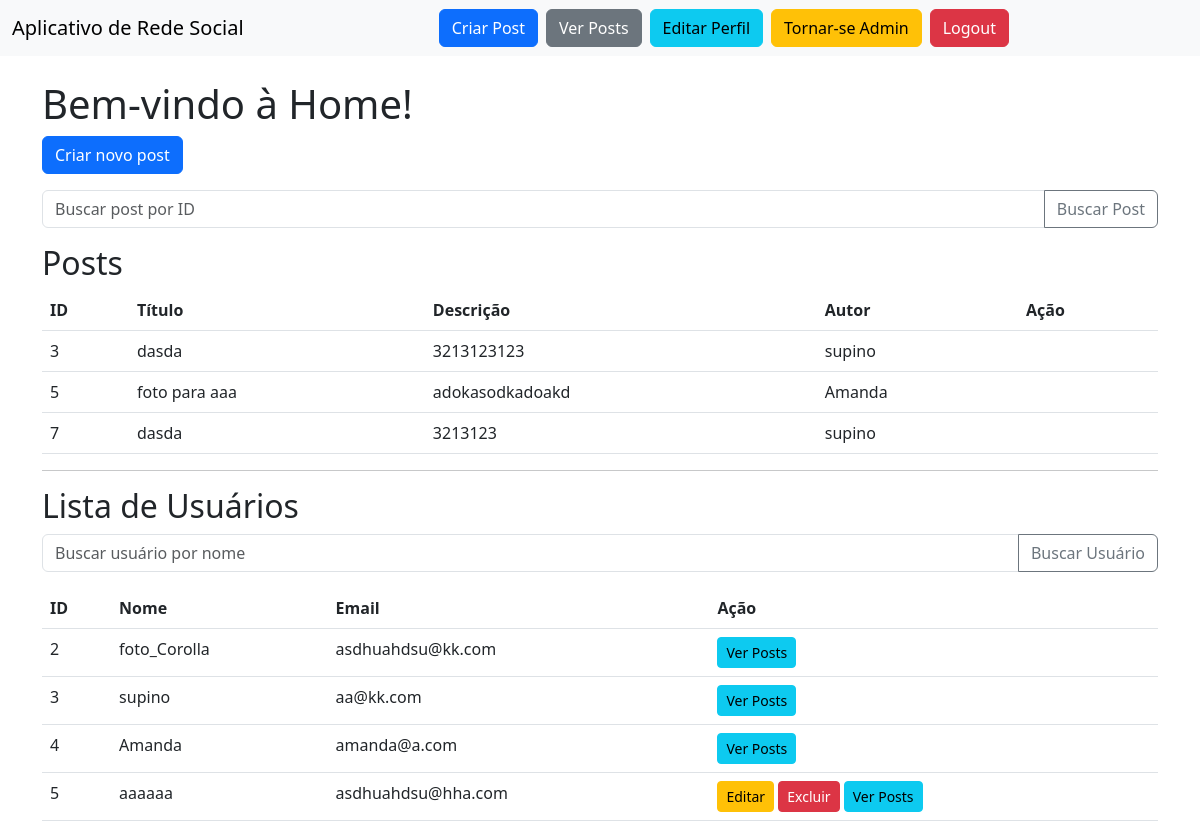
The page / (signed in) on the database as committed earlier.
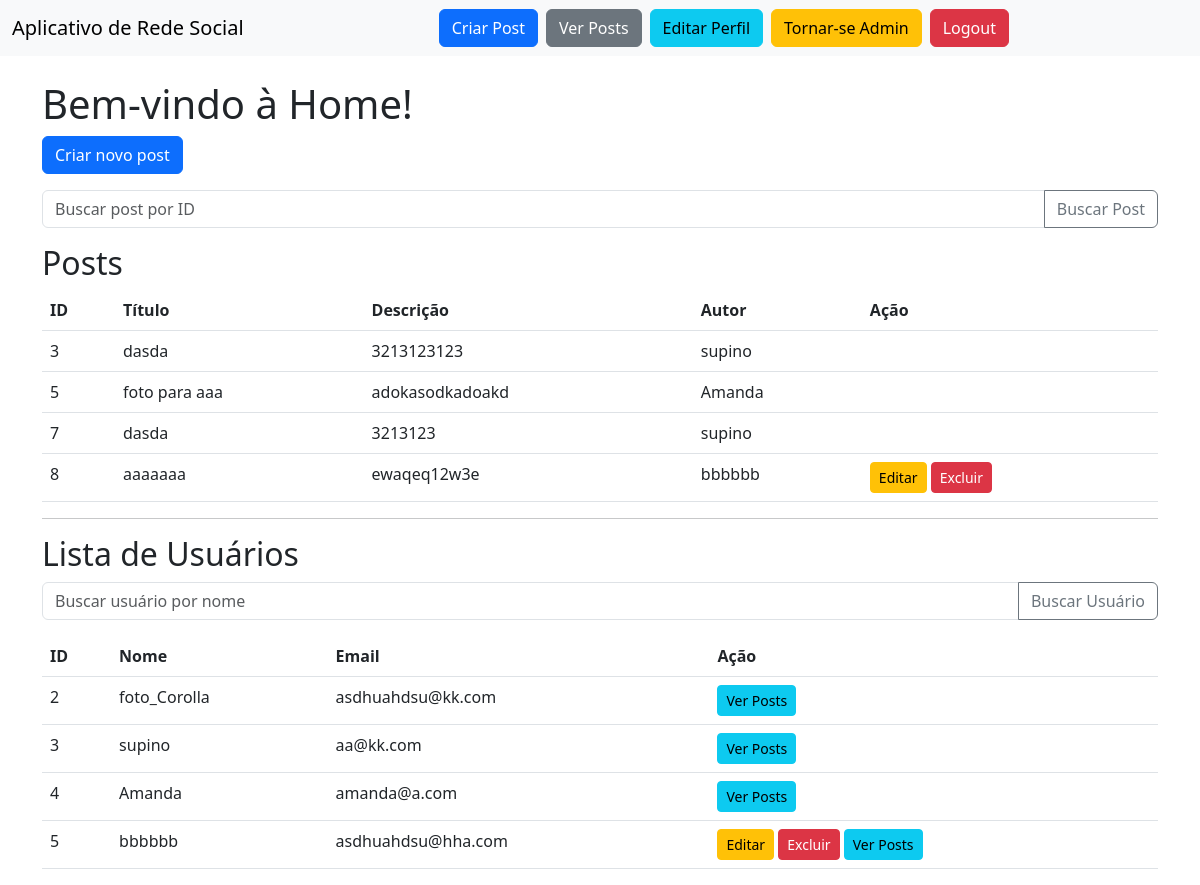
The same page on the database as committed later.
### models.py (models this page shows)
class Post(db.Model):
    __tablename__ = 'posts'
    id = db.Column(db.Integer, primary_key=True)
    titulo = db.Column(db.String(200), nullable=False)
    descricao = db.Column(db.Text, nullable=False)
    user_id = db.Column(db.Integer, db.ForeignKey('usuarios.id'), nullable=False)

class Usuario(db.Model):
    __tablename__ = 'usuarios'
    id = db.Column(db.Integer, primary_key=True)
    nome = db.Column(db.String(100), nullable=False)
    email = db.Column(db.String(100), unique=True, nullable=False)
    senha = db.Column(db.String(200), nullable=False)
    is_admin = db.Column(db.Boolean, default=False)
    posts = db.relationship('Post', backref='autor', lazy=True)

### routes/base_routes.py (the view)
    @app.route('/', methods=['GET'])
    def home():
        if 'access_token' not in session:
            flash("Você precisa estar logado para acessar a Home.", "error")
            return redirect(url_for('login'))
        post_id = request.args.get('post_id')
        if post_id:
            try:
                post_id_int = int(post_id)
                posts = Post.query.filter_by(id=post_id_int).all()
            except ValueError:
                posts = []
                flash("ID inválido para busca de post.", "error")
        else:
            posts = Post.query.all()
        user_query = request.args.get('user_query')
        if user_query:
            users = Usuario.query.filter(Usuario.nome.ilike(f"%{user_query}%")).all()
        else:
            users = Usuario.query.all()
        return render_template('basic/index.html', posts=posts, users=users)

### templates/basic/index.html (shortened to what this page needs)
{% extends "base.html" %}
{% block content %}
    <h1>Bem-vindo à Home!</h1>
    <a href="{{ url_for('create_post') }}" class="btn btn-primary mb-3">Criar novo post</a>
    <form method="GET" action="{{ url_for('home') }}" class="mb-3">
        <div class="input-group">
            <input type="number" class="form-control" name="post_id" placeholder="Buscar post por ID">
            <button class="btn btn-outline-secondary" type="submit">Buscar Post</button>
        </div>
    </form>
    <h2>Posts</h2>
    <table class="table">
        <thead>
        <tr>
            <th>ID</th>
            <th>Título</th>
            <th>Descrição</th>
            <th>Autor</th>
            <th>Ação</th>
        </tr>
        </thead>
        <tbody>
        {% for post in posts %}
            <tr>
                <td>{{ post.id }}</td>
                <td>{{ post.titulo }}</td>
                <td>{{ post.descricao }}</td>
                <td>{{ post.autor.nome }}</td>
                <td>
                    {% if current_user and (post.autor.id == current_user.id or current_user.is_admin) %}
                        <a class="btn btn-sm btn-warning" href="{{ url_for('edit_post', post_id=post.id) }}">Editar</a>
                        <form action="{{ url_for('delete_post', post_id=post.id) }}" method="POST" style="display:inline;">
                            <button type="submit" class="btn btn-danger btn-sm" onclick="return confirm('Tem certeza?')">Excluir</button>
                        </form>
                    {% endif %}
                </td>
            </tr>
        {% endfor %}
        </tbody>
    </table>
    <hr>
    <h2>Lista de Usuários</h2>
    <form method="GET" action="{{ url_for('home') }}" class="mb-3">
        <div class="input-group">
            <input type="text" class="form-control" name="user_query" placeholder="Buscar usuário por nome">
            <button class="btn btn-outline-secondary" type="submit">Buscar Usuário</button>
        </div>
    </form>
    <table class="table">
        <thead>
        <tr>
            <th>ID</th>
            <th>Nome</th>
            <th>Email</th>
            <th>Ação</th>
        </tr>
        </thead>
        <tbody>
        {% for user in users %}
            <tr>
                <td>{{ user.id }}</td>
                <td>{{ user.nome }}</td>
                <td>{{ user.email }}</td>
                <td>
                    {% if current_user and (current_user.is_admin or user.id == current_user.id) %}
                        <a class="btn btn-sm btn-warning" href="{{ url_for('edit_user', user_id=user.id) }}">Editar</a>
                        <form action="{{ url_for('delete_user', user_id=user.id) }}" method="POST" style="display:inline;">
                            <button type="submit" class="btn btn-danger btn-sm" onclick="return confirm('Tem certeza que deseja excluir este usuário?')">Excluir</button>
                        </form>
                    {% endif %}
                    <a class="btn btn-info btn-sm" href="{{ url_for('posts_by_user', user_id=user.id) }}">
                        Ver Posts
                    </a>
                </td>
            </tr>
        {% endfor %}
        </tbody>
    </table>
{% endblock %}

Rows that differ between the two databases and show on the page:
added Post: id "8", titulo "aaaaaaa", descricao "ewaqeq12w3e", autor.nome "bbbbbb"
changed Usuario "asdhuahdsu@hha.com": nome "aaaaaa" → "bbbbbb"
